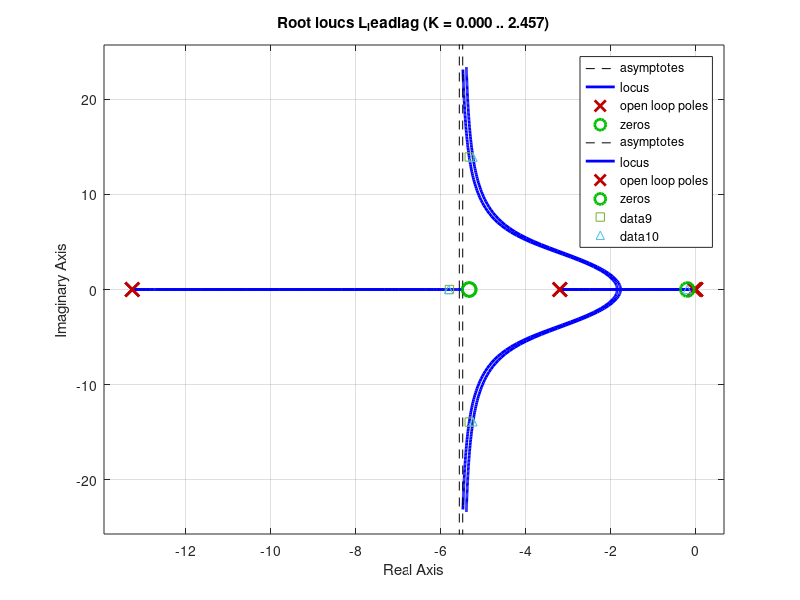
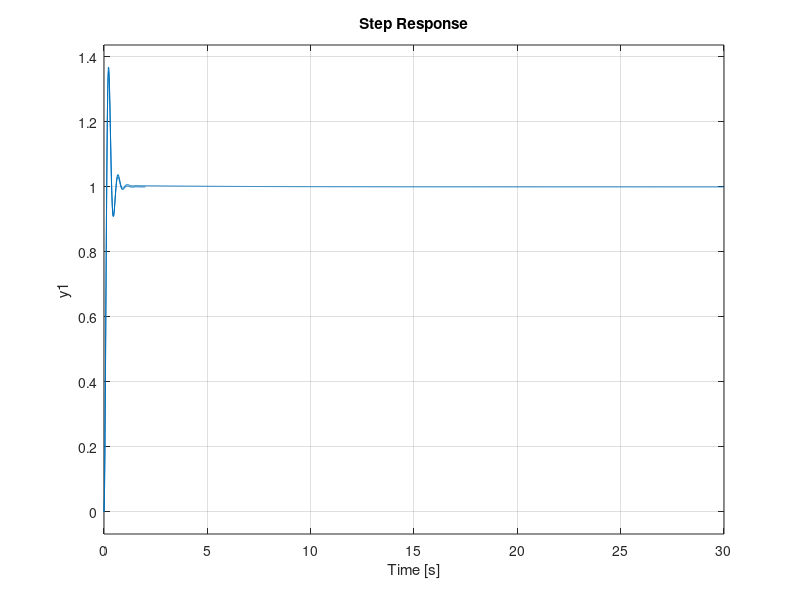
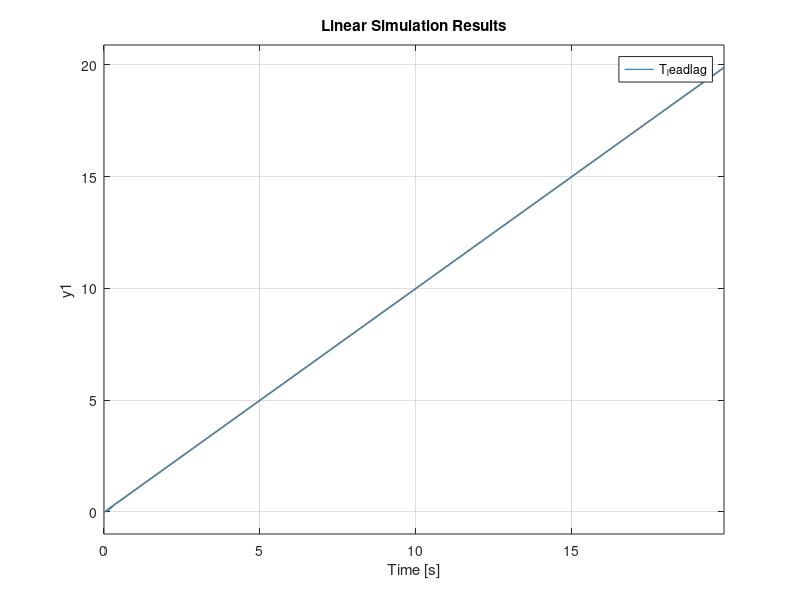
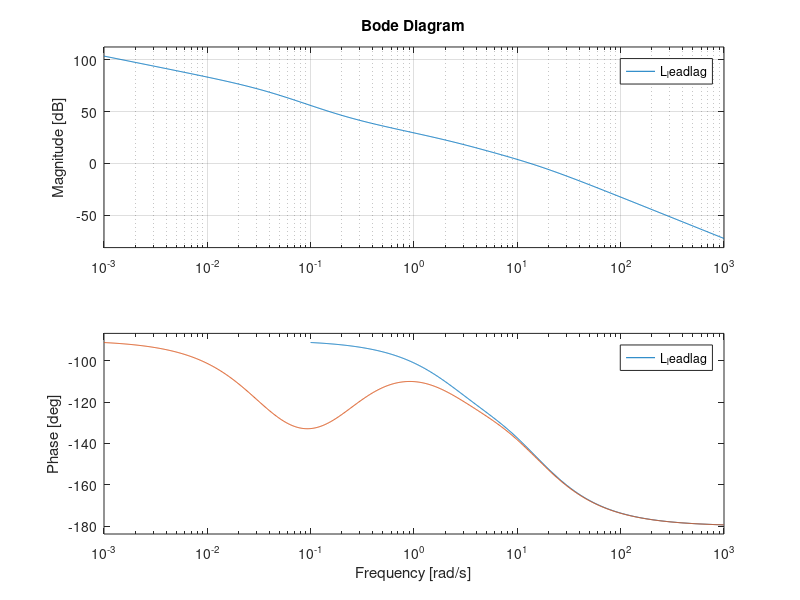

Write MATLAB code to recreate these figures, in order.
 
clear all; close all;

%Prelab Plant
G=tf(4.7,[1,3.2,0]);

%Enter the lead controller you designed in the prelab for Lab 4
%For reference, I have included here the lead controller that I designed.
%However, you should enter the one that you designed.
Gc_lead=tf(51.39*[1,5.333],[1,13.266]);

%Select a position for the zero of the lag compensator and then calculate
%the desired position of the pole
%These are suggested designs. Please feel free to adjust them as you see
%fit
zlag=0.2;
plag=zlag/5;


%Construct the transfer function model of the lead-lag compensator
lag_system=tf([1,zlag],[1,plag]);
Gc_leadlag=series(lag_system,Gc_lead);

%Construct the open loop transfer functions
L_lead=series(Gc_lead,G);
L_leadlag=series(Gc_leadlag,G);

%Draw the root locus plots
rlocus(L_lead)
hold on
rlocus(L_leadlag)

%Construct closed loop transfer functions
T_lead=feedback(L_lead,1);
T_leadlag=feedback(L_leadlag,1);

%Determine closed-loop pole positions
cl_poles_lead=pole(T_lead)
cl_poles_leadlag=pole(T_leadlag)

%Plot the closed loop pole positions. Lead with square, lead-lag with
%triangle
plot(real(cl_poles_lead),imag(cl_poles_lead),'s');
plot(real(cl_poles_leadlag),imag(cl_poles_leadlag),'^')

%Calculate the step responses
figure
step(T_lead)
hold on
step(T_leadlag)

%Calculate the ramp responses
figure
[maxpole,index_maxpole]=max(real(cl_poles_leadlag));
Tmax=4/abs(maxpole);
tvec=0:0.01:Tmax;
input_vec=tvec;
lsim(T_lead,input_vec,tvec)
hold on
lsim(T_leadlag,input_vec,tvec)

%Draw the Bode diagrams
figure
bode(L_lead)
hold on
bode(L_leadlag)
grid

%Construct the closed-loop transfer function from disturbances to output
disturbance_TF_lead = feedback(G,Gc_lead);
disturbance_TF_leadlag=feedback(G,Gc_leadlag);

%Calculate disturbance transfer functions
figure
step(disturbance_TF_lead,50);
hold on
step(disturbance_TF_leadlag,50);
grid